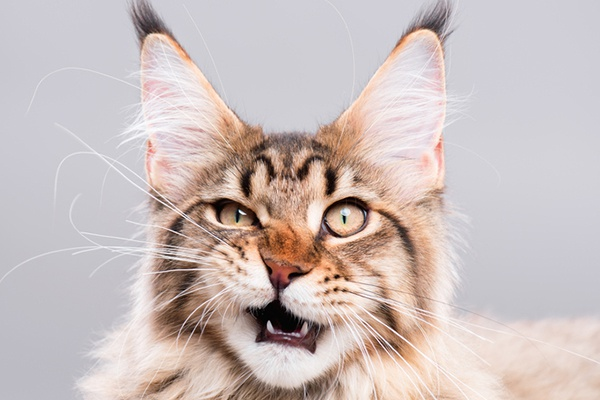
#> input picture Template matching/original.jpg, 600 x 400 px
$ python TemplateMatching.py
#> lines starting #> are read from the running program, lines starting #| are printed output that depends on the picture; after the words box and inside, x2 and y2 are one past the last pixel; in counts of white or black regions, pixels touching at a corner belong together
"""
TEMPLATE MATCHING
"""
import cv2
import numpy as np

#POSICIONAMIENTO DE VENTANAS
cv2.namedWindow('Original')
cv2.namedWindow('Plantilla')
cv2.namedWindow('ROI')
cv2.namedWindow('Seguimiento')
cv2.namedWindow('Resta')

cv2.moveWindow('Original', 0,0)
cv2.moveWindow('Plantilla', 0,500)
cv2.moveWindow('ROI', 200,500)
cv2.moveWindow('Seguimiento', 650,0)
cv2.moveWindow('Resta', 400,500)

img = cv2.imread("original.jpg",1)
#> img is the input picture: shape (400, 600, 3); mean B, G, R 188.6, 190.5, 203.2
img_original = cv2.imread("original.jpg",0)
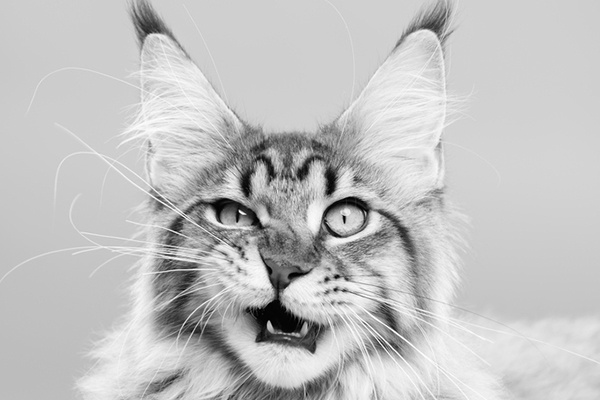
#> img_original: shape (400, 600); min 0, max 255, mean 194
img_plantilla = cv2.imread("1.jpg",0)
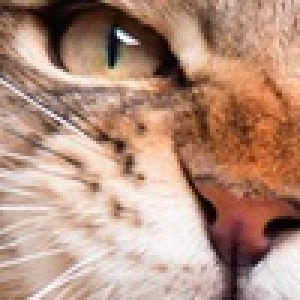
#> input picture Template matching/1.jpg, 100 x 100 px (shown 3 times larger)
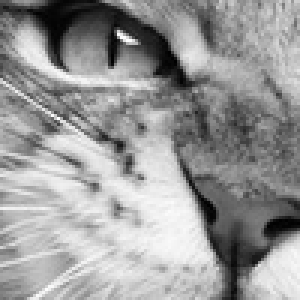
#> img_plantilla: shape (100, 100) (shown 3 times larger); min 0, max 255, mean 152.8
img_3cn = cv2.merge((img_original, img_original, img_original))
img_plantilla3cn = cv2.merge((img_plantilla, img_plantilla, img_plantilla))
cv2.imshow('Original', img)
cv2.imshow('Plantilla', img_plantilla3cn)
cv2.imshow('Seguimiento', img_3cn)

#POSICION INICIAL DEL ROI Y RECTANGULO
xo = 0
x1 = 100
yo = 0
y1 = 100

for x in range(6):
    for y in range(4):
        cv2.waitKey(1000)
        img_3cnCP = img_3cn.copy()
        cv2.rectangle(img_3cnCP,(xo,yo),(x1,y1),(0,255,0),3)
        cv2.imshow('Seguimiento', img_3cnCP)
        ROI = img_3cn[yo:y1,xo:x1]
        cv2.imshow('ROI', ROI)
        #COMPARACION DE PLANTILLA Y ROI
        resta = cv2.absdiff(img_plantilla3cn, ROI)
        cv2.imshow('Resta', resta)
        if np.sum(resta) < 100000:
            img[yo:y1,xo:x1] = img_plantilla3cn
            cv2.rectangle(img,(xo,yo),(x1,y1),(0,0,255),3)
            cv2.imshow('Original', img)
        #INCREMENTOS EN Y
        yo += 100
        y1 += 100
    #INCREMENTOS EN X CON REAJUSTE DE POSICION EN Y
    yo = 0
    y1 = 100
    x1 += 100
    xo += 100
#> this loop made 6 passes
#> pass 1, `cv2.imshow('Seguimiento', img_3cnCP)`:
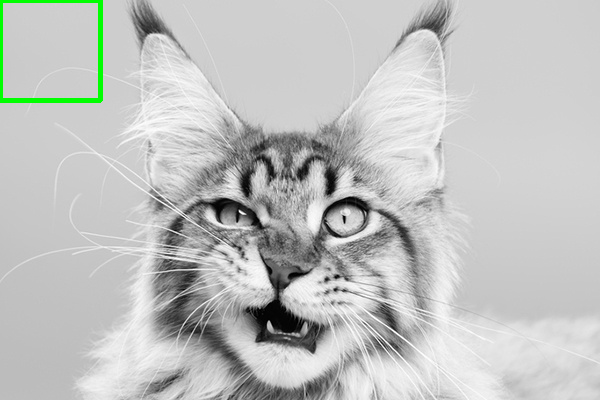
#> window 'Seguimiento': shape (400, 600, 3); mean B, G, R 192.7, 194.3, 192.7
#> pass 1, `cv2.imshow('Resta', resta)`:
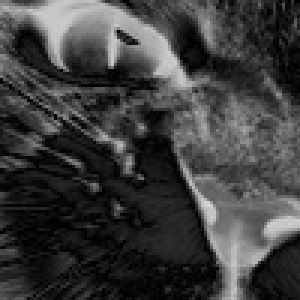
#> window 'Resta': shape (100, 100, 3) (shown 3 times larger); min 0, max 214, mean 61.4
#> pass 1, `cv2.imshow('Seguimiento', img_3cnCP)`:
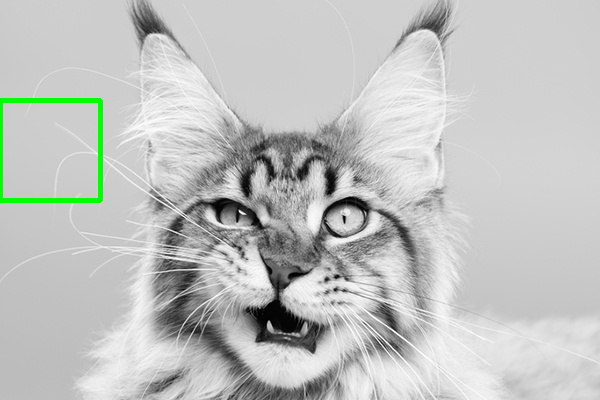
#> window 'Seguimiento': shape (400, 600, 3); mean B, G, R 192.5, 194.4, 192.5
#> after the loop:
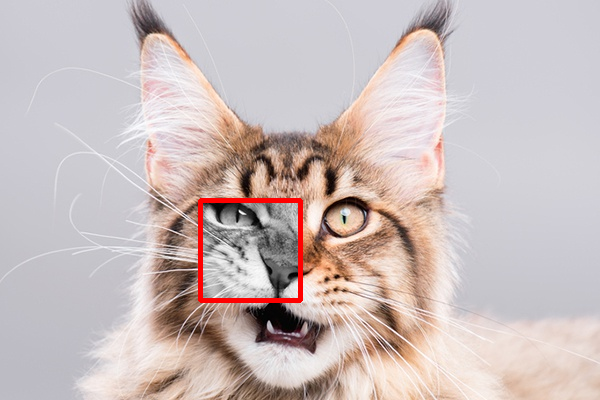
#> img: shape (400, 600, 3); 4.58% of pixels changed, all inside (x1, y1, x2, y2) = (198, 198, 303, 303)
#> after the loop, x1 = 700; xo = 600
cv2.imshow('Seguimiento', img_3cn)
cv2.waitKey(0)
cv2.destroyAllWindows()
